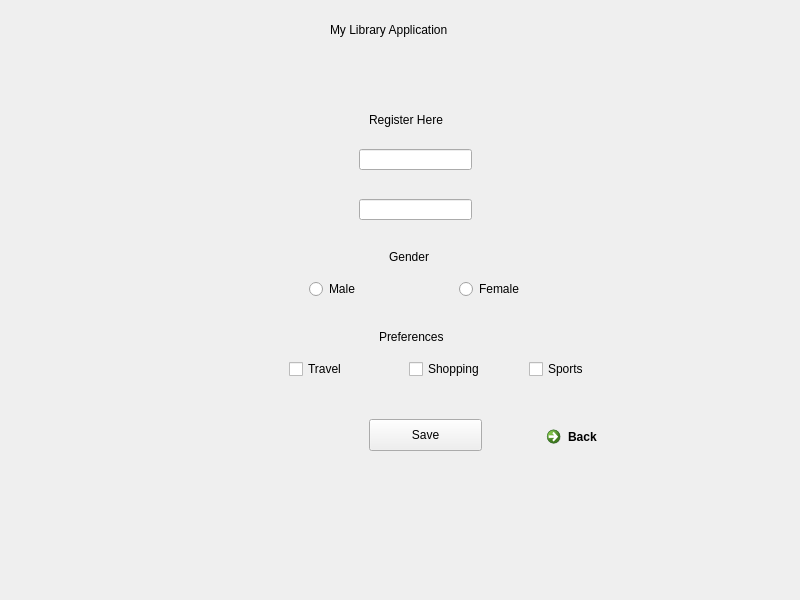
<?xml version="1.0" encoding="UTF-8"?>
<ui version="4.0">
 <class>MainWindow</class>
 <widget class="QMainWindow" name="MainWindow">
  <property name="geometry">
   <rect>
    <x>0</x>
    <y>0</y>
    <width>800</width>
    <height>600</height>
   </rect>
  </property>
  <property name="windowTitle">
   <string>MainWindow</string>
  </property>
  <widget class="QWidget" name="centralwidget">
   <widget class="QStackedWidget" name="stackedWidget">
    <property name="geometry">
     <rect>
      <x>9</x>
      <y>79</y>
      <width>781</width>
      <height>511</height>
     </rect>
    </property>
    <property name="currentIndex">
     <number>1</number>
    </property>
    <widget class="QWidget" name="page">
     <widget class="QLabel" name="label">
      <property name="geometry">
       <rect>
        <x>360</x>
        <y>20</y>
        <width>71</width>
        <height>31</height>
       </rect>
      </property>
      <property name="text">
       <string>Login Here</string>
      </property>
     </widget>
     <widget class="QLineEdit" name="lineEdit">
      <property name="geometry">
       <rect>
        <x>340</x>
        <y>90</y>
        <width>113</width>
        <height>21</height>
       </rect>
      </property>
      <property name="placeholderText">
       <string>Username</string>
      </property>
     </widget>
     <widget class="QLineEdit" name="lineEdit_2">
      <property name="geometry">
       <rect>
        <x>340</x>
        <y>140</y>
        <width>113</width>
        <height>21</height>
       </rect>
      </property>
      <property name="echoMode">
       <enum>QLineEdit::Password</enum>
      </property>
      <property name="placeholderText">
       <string>Password</string>
      </property>
     </widget>
     <widget class="QPushButton" name="loginbtn">
      <property name="geometry">
       <rect>
        <x>340</x>
        <y>190</y>
        <width>113</width>
        <height>32</height>
       </rect>
      </property>
      <property name="text">
       <string>Login</string>
      </property>
     </widget>
     <widget class="QCommandLinkButton" name="toregisterbtn">
      <property name="geometry">
       <rect>
        <x>470</x>
        <y>190</y>
        <width>193</width>
        <height>41</height>
       </rect>
      </property>
      <property name="text">
       <string>Register</string>
      </property>
     </widget>
    </widget>
    <widget class="QWidget" name="page_2">
     <widget class="QLabel" name="label_2">
      <property name="geometry">
       <rect>
        <x>360</x>
        <y>30</y>
        <width>91</width>
        <height>21</height>
       </rect>
      </property>
      <property name="text">
       <string>Register Here</string>
      </property>
     </widget>
     <widget class="QLineEdit" name="lineEdit_3">
      <property name="geometry">
       <rect>
        <x>350</x>
        <y>70</y>
        <width>113</width>
        <height>21</height>
       </rect>
      </property>
     </widget>
     <widget class="QLineEdit" name="lineEdit_4">
      <property name="geometry">
       <rect>
        <x>350</x>
        <y>120</y>
        <width>113</width>
        <height>21</height>
       </rect>
      </property>
     </widget>
     <widget class="QLabel" name="label_4">
      <property name="geometry">
       <rect>
        <x>380</x>
        <y>170</y>
        <width>60</width>
        <height>16</height>
       </rect>
      </property>
      <property name="text">
       <string>Gender</string>
      </property>
     </widget>
     <widget class="QRadioButton" name="radioButton">
      <property name="geometry">
       <rect>
        <x>300</x>
        <y>200</y>
        <width>100</width>
        <height>20</height>
       </rect>
      </property>
      <property name="text">
       <string>Male</string>
      </property>
     </widget>
     <widget class="QRadioButton" name="radioButton_2">
      <property name="geometry">
       <rect>
        <x>450</x>
        <y>200</y>
        <width>100</width>
        <height>20</height>
       </rect>
      </property>
      <property name="text">
       <string>Female</string>
      </property>
     </widget>
     <widget class="QLabel" name="label_5">
      <property name="geometry">
       <rect>
        <x>370</x>
        <y>250</y>
        <width>81</width>
        <height>16</height>
       </rect>
      </property>
      <property name="text">
       <string>Preferences</string>
      </property>
     </widget>
     <widget class="QCheckBox" name="checkBox">
      <property name="geometry">
       <rect>
        <x>280</x>
        <y>280</y>
        <width>87</width>
        <height>20</height>
       </rect>
      </property>
      <property name="text">
       <string>Travel</string>
      </property>
     </widget>
     <widget class="QCheckBox" name="checkBox_2">
      <property name="geometry">
       <rect>
        <x>400</x>
        <y>280</y>
        <width>87</width>
        <height>20</height>
       </rect>
      </property>
      <property name="text">
       <string>Shopping</string>
      </property>
     </widget>
     <widget class="QCheckBox" name="checkBox_3">
      <property name="geometry">
       <rect>
        <x>520</x>
        <y>280</y>
        <width>87</width>
        <height>20</height>
       </rect>
      </property>
      <property name="text">
       <string>Sports</string>
      </property>
     </widget>
     <widget class="QPushButton" name="savebtn">
      <property name="geometry">
       <rect>
        <x>360</x>
        <y>340</y>
        <width>113</width>
        <height>32</height>
       </rect>
      </property>
      <property name="text">
       <string>Save</string>
      </property>
     </widget>
     <widget class="QCommandLinkButton" name="backbtn">
      <property name="geometry">
       <rect>
        <x>530</x>
        <y>340</y>
        <width>193</width>
        <height>41</height>
       </rect>
      </property>
      <property name="text">
       <string>Back</string>
      </property>
     </widget>
    </widget>
   </widget>
   <widget class="QLabel" name="label_3">
    <property name="geometry">
     <rect>
      <x>330</x>
      <y>20</y>
      <width>141</width>
      <height>20</height>
     </rect>
    </property>
    <property name="text">
     <string>My Library Application</string>
    </property>
   </widget>
  </widget>
 </widget>
 <resources/>
 <connections>
  <connection>
   <sender>toregisterbtn</sender>
   <signal>clicked()</signal>
   <receiver>MainWindow</receiver>
   <slot>onregister()</slot>
   <hints>
    <hint type="sourcelabel">
     <x>541</x>
     <y>286</y>
    </hint>
    <hint type="destinationlabel">
     <x>583</x>
     <y>26</y>
    </hint>
   </hints>
  </connection>
  <connection>
   <sender>backbtn</sender>
   <signal>clicked()</signal>
   <receiver>MainWindow</receiver>
   <slot>onlogin()</slot>
   <hints>
    <hint type="sourcelabel">
     <x>570</x>
     <y>431</y>
    </hint>
    <hint type="destinationlabel">
     <x>554</x>
     <y>31</y>
    </hint>
   </hints>
  </connection>
 </connections>
 <slots>
  <slot>onregister()</slot>
  <slot>onlogin()</slot>
 </slots>
</ui>
